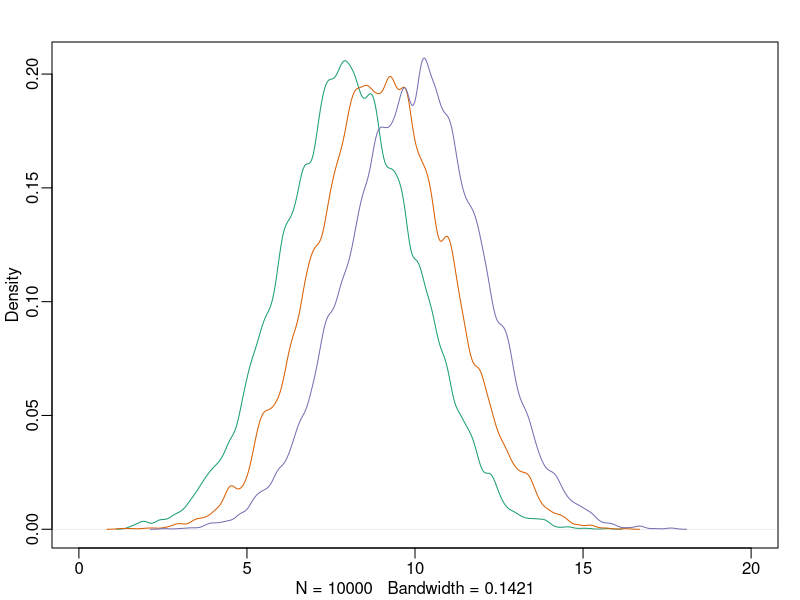
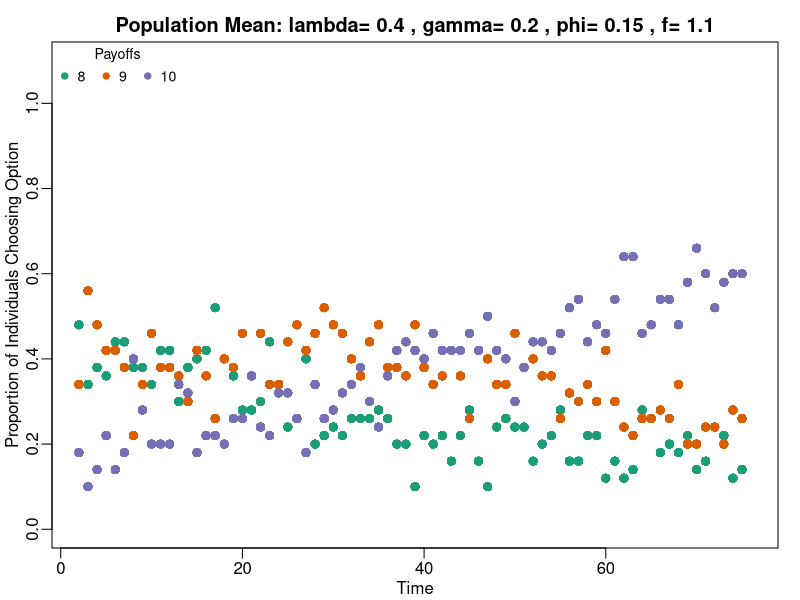
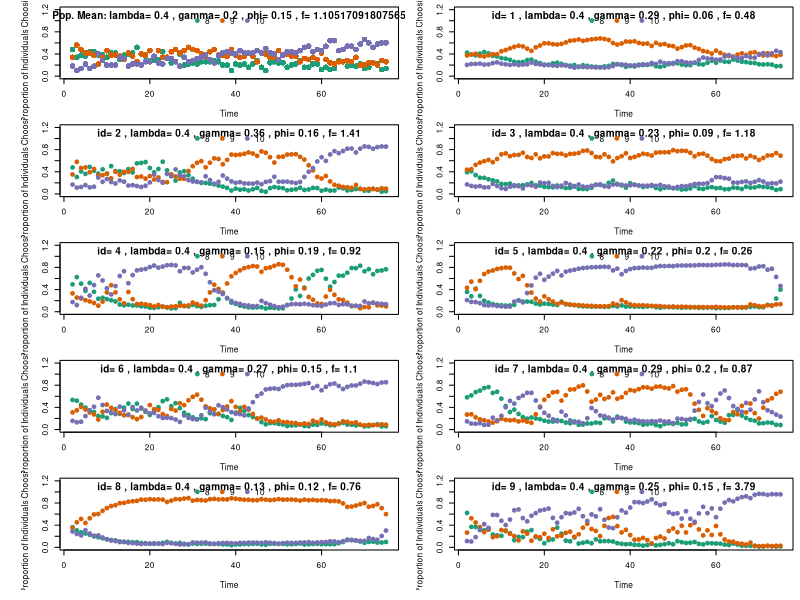
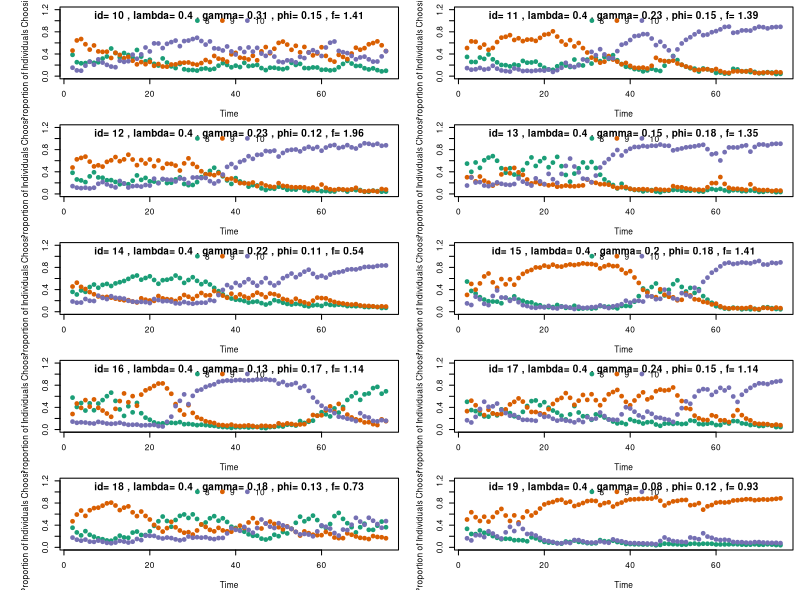
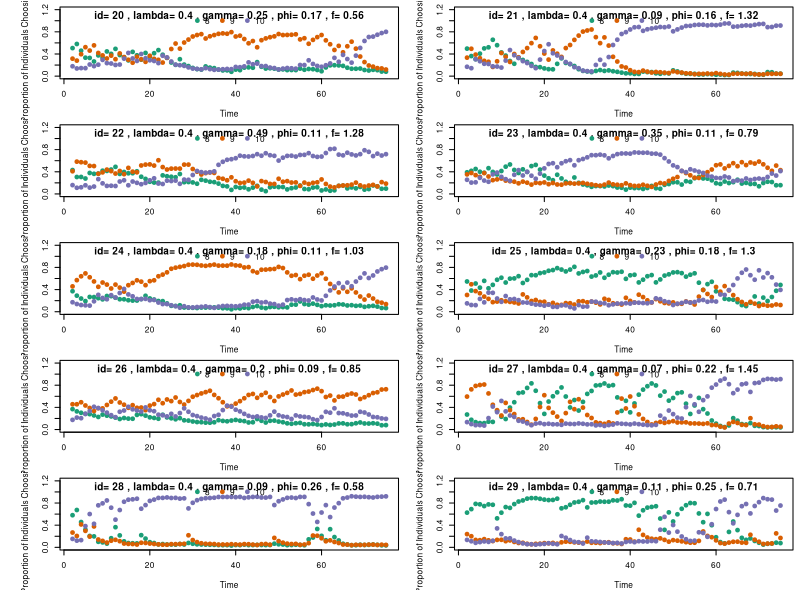
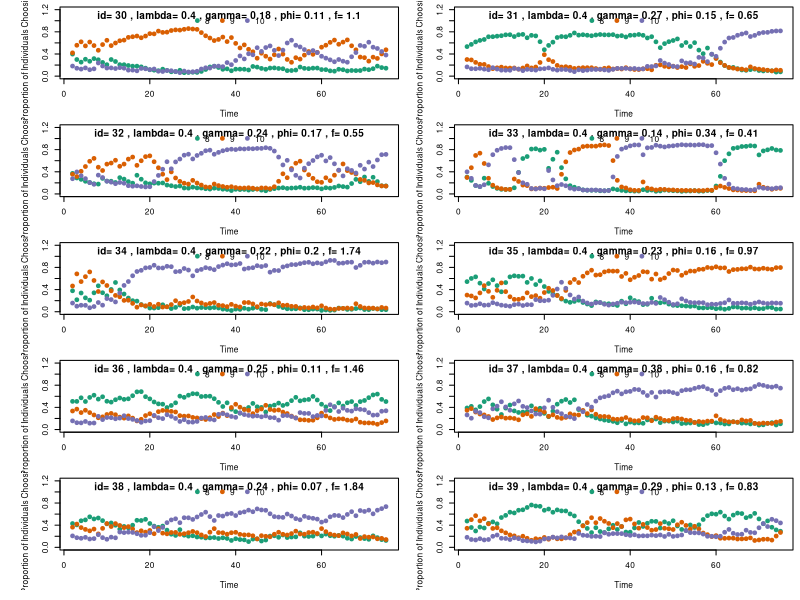
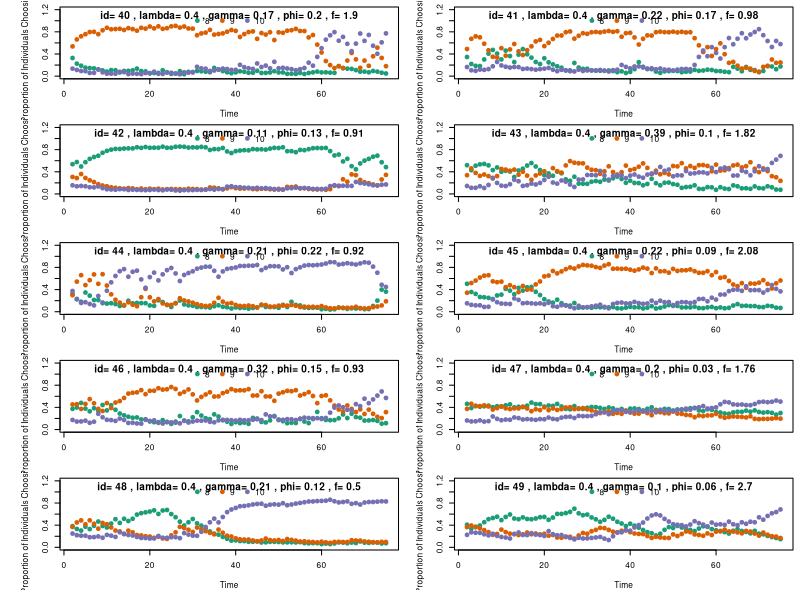
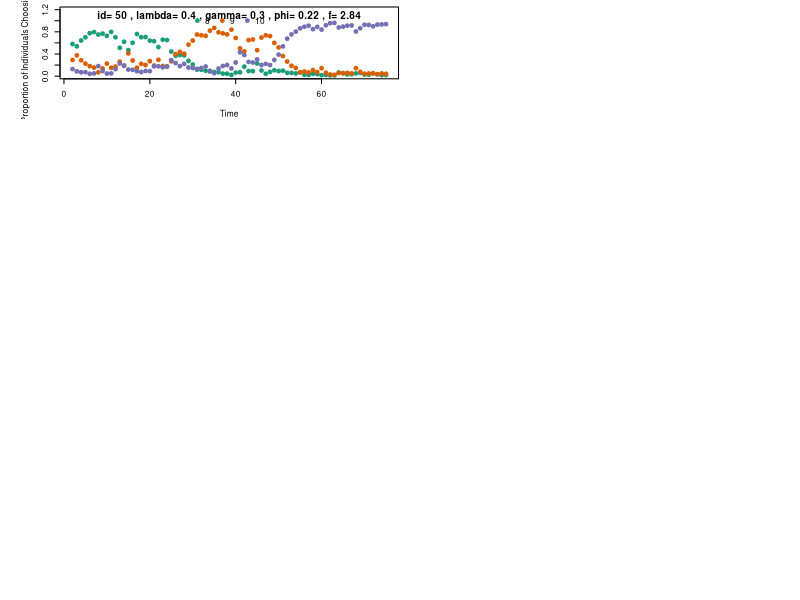

Generate these figures, in order, with R:
#######################################################
######set color pallete and load functions#############
#######################################################

col.pal=c("#1B9E77", "#D95F02", "#7570B3") #graphing color pallette

#########create a softmax function to simply code, add in logit and logistic fcns
Softmax <- function(x){
  exp(x)/sum(exp(x))
} 

logit <- function(p){ 
  (log(p/(1-p)))
}

logistic <- function(x){ 
  (1/(1+exp(-x)))
}

#######add convenient density plooting function, code lifted from rethinking by McElreath
dens <- function (x, adj = 0.5, norm.comp = FALSE, main = "", show.HPDI = FALSE, 
                  show.zero = FALSE, rm.na = TRUE, add = FALSE, ...) 
{
  if (inherits(x, "data.frame")) {
    n <- ncol(x)
    cnames <- colnames(x)
    set_nice_margins()
    par(mfrow = make.grid(n))
    for (i in 1:n) {
      dens(x[, i], adj = adj, norm.comp = norm.comp, show.HPDI = show.HPDI, 
           show.zero = TRUE, xlab = cnames[i], ...)
    }
  }
  else {
    if (rm.na == TRUE) 
      x <- x[!is.na(x)]
    thed <- density(x, adjust = adj)
    if (add == FALSE) {
      set_nice_margins()
      plot(thed, main = main, ...)
    }
    else lines(thed$x, thed$y, ...)
    if (show.HPDI != FALSE) {
      hpd <- HPDI(x, prob = show.HPDI)
      shade(thed, hpd)
    }
    if (norm.comp == TRUE) {
      mu <- mean(x)
      sigma <- sd(x)
      curve(dnorm(x, mu, sigma), col = "white", lwd = 2, 
            add = TRUE)
      curve(dnorm(x, mu, sigma), add = TRUE)
    }
    if (show.zero == TRUE) {
      lines(c(0, 0), c(0, max(thed$y) * 2), lty = 2)
    }
  }
}

set_nice_margins <- function () {
  par_mf <- par("mfrow", "mfcol")
  if (all(unlist(par_mf) == 1)) {
    par(mgp = c(1.5, 0.5, 0), mar = c(2.5, 2.5, 2, 1) + 0.1, 
        tck = -0.02)
  }
}

#######################################################
######begin data simulations###########################
#######################################################

#data sims
n <- 50                                  #number of individuals/pop size
nbouts <- 75                             #timesteps

#simulate values for options
techmeans <- c(8 , 9 , 10)               #mean efficiency of techniques
techvar <- c(2,  2 , 2)                   #variance of techniques

#parameter sims
gamma.sim <- logit(0.2)                   #weight given to social info par on log-odds scale
phi.sim <- logit(0.15)                     #memory/attraction updating par on log-odds scale
fc.sim <- log(1.1)				          #frequency dep par on log scale
k.lambda <- 0.4                           #sensitivity to attraction score differences

#varying effects offsets for individuals
gamma.sim_i <- rnorm( n , mean=0 , sd=0.5) #weight given to social info offsets per i
phi.sim_i <- rnorm( n , mean=0 , sd=0.5)   #memory/attraction updating offsets per i
fc.sim_i <- rnorm( n , mean=0 , sd=0.5)     #frequency dependent offsets per i

#plot to visualize overlap of payoffs
dens(rnorm( 10000 , mean=techmeans[1] , sd=techvar[1] ) ,col=col.pal[1] , xlim=c(0,20) )
dens(rnorm( 10000 , mean=techmeans[2] , sd=techvar[2] ) ,col=col.pal[2] , xlim=c(0,20) , add=TRUE )
dens(rnorm( 10000 , mean=techmeans[3] , sd=techvar[3] ) ,col=col.pal[3] , xlim=c(0,20) , add=TRUE )

#unique parameters for each individual, to visualize heterogeneity and for plotting individual predictions
gamma.sim_id <- round( logistic(gamma.sim + gamma.sim_i), digits=2) 		##simulated gammas for all n individuals
phi.sim_id <- round(logistic(phi.sim +phi.sim_i), digits=2) 				##simulated phis for all n individuals
fc.sim_id <- round(exp(fc.sim + fc.sim_i), digits=2)  						##simulated strength of frequency dependent learning for all n individuals
gamma.sim_id
phi.sim_id
fc.sim_id

#begin to simulate data
dsim_s <- data.frame( id=0 , bout=0 , tech=0 , y1=0 , y2=0, y3=0 , s1=0 , s2=0 , s3=0 , A1=0 , A2=0 , A3=0 , Pr1=0 , Pr2=0 , Pr3=0 )
therow <- 1

AC <- matrix(2,ncol=3,nrow=n) 												#attraction scores for each behavior
AC[,3] <- 0.01                                                             #make low payoff behavior rare
Softmax(AC[1,]) 															#run to see initial prob of choosing a behavior

S1 <- S2 <- S3 <- rep(0,n+1) 												# num of individuals choosing each tech in previous bout
PS1 <- PS2 <- PS3 <- rep(0,nbouts+1) 										# empty vector for mean observed in previous rounds
s_temp <-  rep(0,3)

# S1[1] <- 0.5
# S2[1] <- 0.3
# S3[1] <- 0.2

for ( r in 1:nbouts ) {
  for ( i in 1:n ) {  
    
    prtech_i <-  Softmax(k.lambda*AC[i,]) 
    my.gam <- logistic( gamma.sim + gamma.sim_i[i] ) 	#social info weight for individual i
    my.phi <- logistic( phi.sim + phi.sim_i[i] )		#weight given to past experience for individual i
    my.fconf <- exp( fc.sim + fc.sim_i[i])  			#strength of frequency dependence for individual i
    prtech_su <- c(S1[r],S2[r],S3[r]) 					#social info individual i observed
    
    # frequency dependent social learning aspect below
    if ( r >= 1 ) { 
      if (sum( prtech_su ) > 0 ) {
        
        # compute frequency cue
        for ( j in 1:3 ){ s_temp[j] <- prtech_su[j]^my.fconf}
        
        prtech_s <- s_temp/sum(s_temp)
        prtech <- (1-my.gam)*prtech_i + my.gam*prtech_s
        
      } else {
        prtech <- prtech_i
      }
    } else {
      prtech <- prtech_i
    }
    # choose tech
    tech <- sample( 1:3 , size=1 , prob=prtech)
    yield <- rnorm( 1 , mean=techmeans[tech] , sd=techvar[tech] )
    
    
    # update attractions
    yields <- rep(0,3)
    yields[tech] <- yield#makes payoff yield
    for (k in 1:3){
      AC[i,k] <- (1-my.phi)*AC[i,k] + my.phi*yields[k]
    }
    
    dsim_s[therow,] <- c( i , r , tech , yields[1] , yields[2] , yields[3] , S1[r] , S2[r] , S3[r] , AC[i,1] , AC[i,2] , AC[i,3] ,  prtech[1] , prtech[2], prtech[3] )
    therow <- therow + 1
  } #i
  S1[r+1] <- length( dsim_s$tech[dsim_s$tech==1 & dsim_s$bout==r] )
  S2[r+1] <- length( dsim_s$tech[dsim_s$tech==2 & dsim_s$bout==r] )
  S3[r+1] <- length( dsim_s$tech[dsim_s$tech==3 & dsim_s$bout==r] )
  
}

o <- order( dsim_s$i )
dsim <- dsim_s[o,]

#plot raw data of group level effects
plot(s1/n ~ bout, data=dsim[dsim$bout>1,], col=col.pal[1] , ylim=c(0,1.1) , xlim=c(2,nbouts+1), pch=19 , xlab="Time" , ylab="Proportion of Individuals Choosing Option" )
points(s2/n ~ bout, data=dsim[dsim$bout>1,] , col=col.pal[2], pch=19)
points(s3/n ~ bout, data=dsim[dsim$bout>1,] , col=col.pal[3], pch=19)
legend("topleft", cex=0.85 , as.character(techmeans), pch=19 ,col=col.pal, horiz=TRUE , bty="n", title="Payoffs")
title(main = paste("Population Mean: lambda=",k.lambda ,", gamma=",round(logistic(gamma.sim), digits=2),", phi=",round(logistic(phi.sim),digits=2),", f=", round( exp(fc.sim), digits=2 ) ) , line = 0.5, outer = FALSE)



pdf("freq_sims.pdf",width=9,height=11)
par(mfrow=c(5,2))##set up the plot
par( mar=c(4,5,0.6,0.6) , oma=c(1,1,.1,.1) )
par(cex = 0.5)

###main plot
plot(s1/n ~ bout, data=dsim[dsim$bout>1,], col=col.pal[1] , ylim=c(0,1.2) , pch=19 , xlab="Time" , ylab="Proportion of Individuals Choosing Option" , xlim=c(2,nbouts) )
points(s2/n ~ bout, data=dsim[dsim$bout>1,] , col=col.pal[2], pch=19)
points(s3/n ~ bout, data=dsim[dsim$bout>1,] , col=col.pal[3], pch=19)
title(main = paste("Pop. Mean: lambda=",k.lambda ,", gamma=",round(logistic(gamma.sim), digits=2),", phi=",round(logistic(phi.sim),digits=2),", f=", exp(round(fc.sim,digits=2 ))) , line = -1.2, outer = FALSE)
legend("top", inset=.05, cex=1 , as.character(techmeans), pch=19 ,col=col.pal, horiz=TRUE , bty="n")
###individual predictions
for(i in 1:n){
  plot(Pr1 ~ (bout-1), data=dsim[dsim$id==i & dsim$bout>1,] , col=col.pal[1] , ylim=c(0,1.2) , pch=19 , xlab="Time" , ylab="Proportion of Individuals Choosing Option" , xlim=c(2,nbouts) )
  points(Pr2 ~ (bout-1), data=dsim[dsim$id==i & dsim$bout>1,] , col=col.pal[2], pch=19)
  points(Pr3 ~ (bout-1), data=dsim[dsim$id==i & dsim$bout>1,] , col=col.pal[3], pch=19)
  title(main = paste("id=",i ,", lambda=",k.lambda ,", gamma=",gamma.sim_id[i],", phi=",phi.sim_id[i],", f=", round(fc.sim_id[i],digits=2 ) ) , line = -1.2, outer = FALSE)
  legend("top", inset=.05, cex=1 , as.character(techmeans), pch=19 ,col=col.pal, horiz=TRUE , bty="n")
  
}

dev.off()

